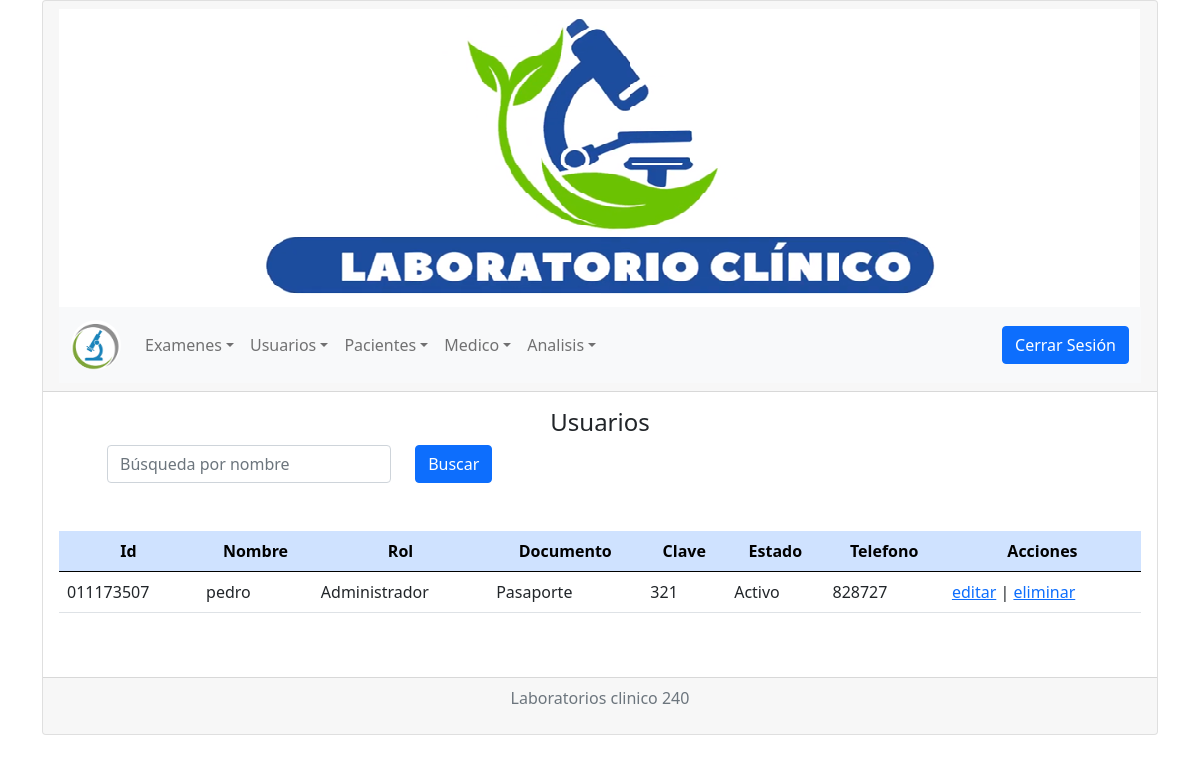
The page /view/usuarios/mostrarUsuario.php on the database as committed earlier.
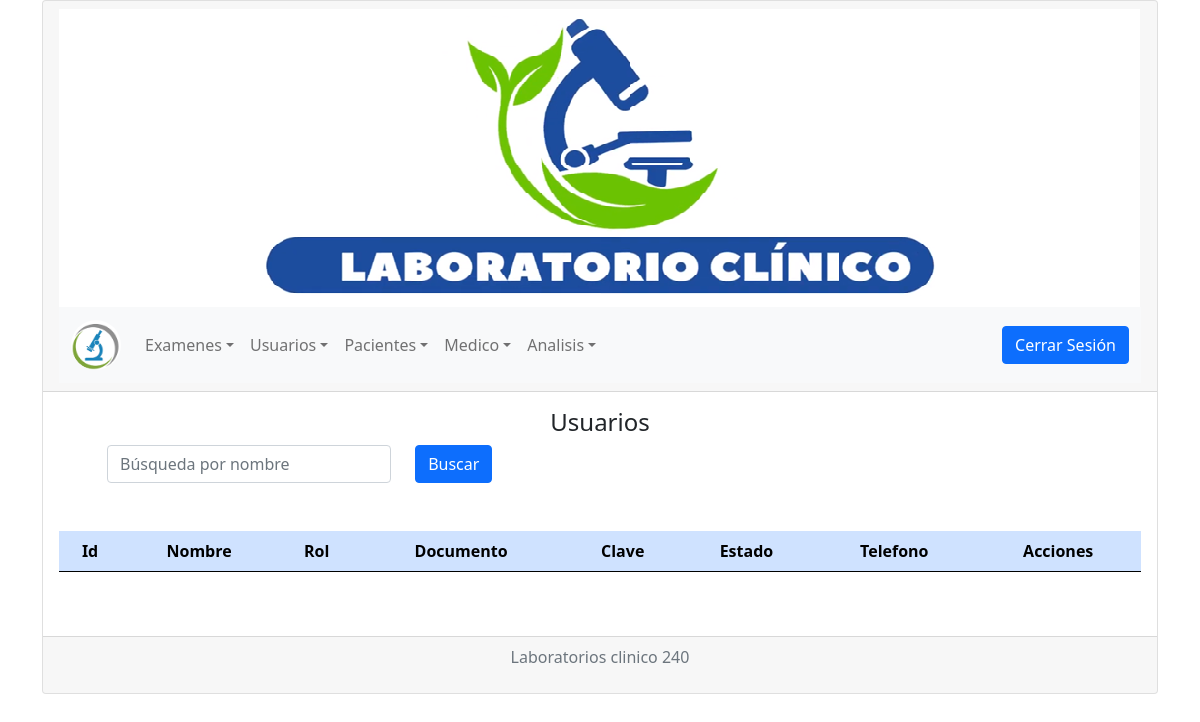
The same page on the database as committed later.
### tables this page shows
CREATE TABLE `usuario` (
  `IdUsuario` varchar(11) NOT NULL,
  `nombreUsuario` varchar(50) NOT NULL,
  `tipoDocumento` varchar(25) NOT NULL,
  `clave` varchar(30) NOT NULL,
  `estadoUsuario` varchar(15) NOT NULL,
  `telefonoUsuario` varchar(15) NOT NULL,
  `direccionUsuario` varchar(50) NOT NULL,
  `rol` varchar(15) NOT NULL,
  PRIMARY KEY (`IdUsuario`)
);

### model/Conexion.php (called while the page is built)
<?php
class Conexion
{
        private $host="localhost";
        private $user="root";
        private $pass="w2530";
        private $db="sifarisdb";
        private $conn;
        public function __construct()
        {
            $cadenaConexion="mysql:host=".$this->host.";dbname=".$this->db.";charset=utf8";
            try
            {
                $this->conn=new PDO($cadenaConexion,$this->user,$this->pass);
                $this->conn->setAttribute(PDO::ATTR_ERRMODE, PDO::ERRMODE_EXCEPTION);
            }
            catch(Exception $e)
            {
                $this->conn="Error de conexión";
                echo "ERROR: ".$e->getMessage();
            }
        }
        public function getConexion(){
            return $this->conn;
        }
}
?>

### model/UsuariosModel.php (called while the page is built, shortened)
<?php
require_once('conexion.php');
class UsuarioModel extends Conexion
{
        public function __construct()
        {
            $this->conexion = new Conexion();
            $this->conexion = $this->conexion->getConexion();
        }
        public function VerListaUsuarios()
        {
            $sql="SELECT * FROM usuario;";
            $execute=$this->conexion->query($sql);
            $resultado=$execute->fetchall(PDO::FETCH_ASSOC);
            return $resultado;
        }
}
?>

### view/usuarios/mostrarUsuario.php (the view, shortened to what the changed rows need)
<!doctype html>
<html lang="en">
    <head>
      <link rel="stylesheet" href="https://cdn.jsdelivr.net/npm/bootstrap@5.0.2/dist/css/bootstrap.min.css">
      <link rel="stylesheet" href="../../css/style.css">
    </head>
    <body>
        <div class="container">
            <div class="card">
                <div class="card-body">
                    <table class="table table-hover my-5">
                          <thead class="table-primary text-center">
                            <tr>
                              <th>Id</th>
                              <th>Nombre</th>
                              <th>Rol</th>
                              <th>Documento</th>
                              <th>Clave</th>
                              <th>Estado</th>
                              <th>Telefono</th>
                              <th>Acciones</th>
                            </tr>
                          </thead>
                          <tbody>
                            <?php
                              include("../../model/UsuariosModel.php");
                              $user = new UsuarioModel();
                              $Lista = $user->VerListaUsuarios();
                              $buscar=$_REQUEST['buscar'];
                            if ($buscar!=""){
                              $Lista = $user->Buscarexamen($buscar);
                            }else{
                              $Lista = $user->VerListaUsuarios();
                            }
                              foreach($Lista as $usuario){
                                echo '<tr>';
                                echo '<td scope="row">'.$usuario['IdUsuario'].'</td>';
                                echo '<td scope="row">'.$usuario['nombreUsuario'].'</td>';
                                echo '<td scope="row">'.$usuario['rol'].'</td>';
                                echo '<td scope="row">'.$usuario['tipoDocumento'].'</td>';
                                echo '<td scope="row">'.$usuario['clave'].'</td>';
                                echo '<td scope="row">'.$usuario['estadoUsuario'].'</td>';
                                echo '<td scope="row">'.$usuario['telefonoUsuario'].'</td>';
                                echo '<td><a href="editarUsuario.php?IdUsuario='.$usuario['IdUsuario'].'&nombreUsuario='.$usuario['nombreUsuario'].'&rol='.$usuario['rol'].'&tipoDocumento='.$usuario['tipoDocumento'].'&clave='.$usuario['clave'].'&estadoUsuario='.$usuario['estadoUsuario'].'&direccionUsuario='.$usuario['direccionUsuario'].'&telefonoUsuario='.$usuario['telefonoUsuario'].'">editar</a> | <a href="../../controller/UsuarioController.php?Tipo=Eliminar&IdUsuario='.$usuario['IdUsuario'].'" name="btnEliminar" rol="buton" >eliminar</a></td>';
                                echo '</tr>';
                              }
                            ?>
                          </tbody>
                        </table>
                </div>
            </div>
        </div>
    </body>
</html>

Rows that differ between the two databases and show on the page:
removed usuario: IdUsuario "011173507", nombreUsuario "pedro", rol "Administrador", tipoDocumento "Pasaporte", clave "321", estadoUsuario "Activo", telefonoUsuario "828727"
